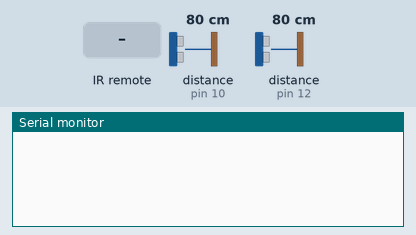
Recording of a sketch running on a simulated Arduino Uno, built with avr-gcc and run on an emulated ATmega328P. On the bench: the last lines printed to the serial monitor. Wiring (inferred from the names in the program): 2 × ultrasonic range finder: trigger pin 9, echo pin 10 / trigger pin 11, echo pin 12. The test bench sets the inputs (shaded band); at power-on: distance to the obstacle (sensors on pin 10, pin 12) 80 cm. The echo pulse lasts 58.3 µs per cm.

Above: at 1.2 s.
1.3 s: infrared code 0x16B47 received
At 1.7 s:
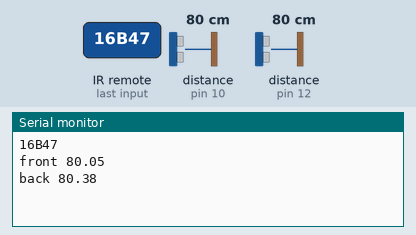
2.8 s: infrared code 0xE6B47 received
At 3.2 s:
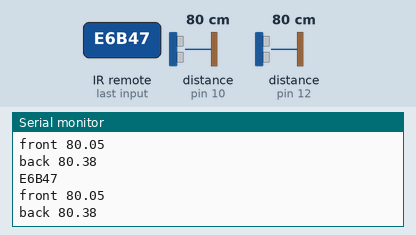
4.3 s: infrared code 0xBCB47 received
At 5.5 s:
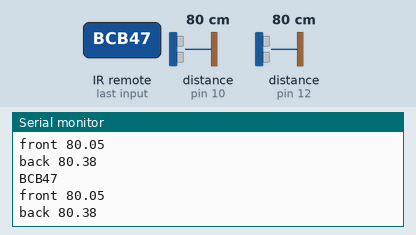
5.8 s: infrared code 0x9CB47 received
At 6.6 s:
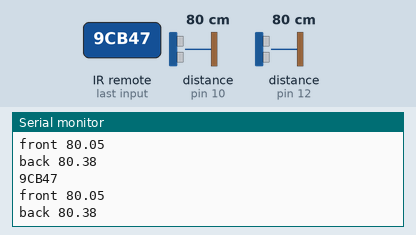
7.3 s: infrared code 0xDCB47 received
At 7.7 s:
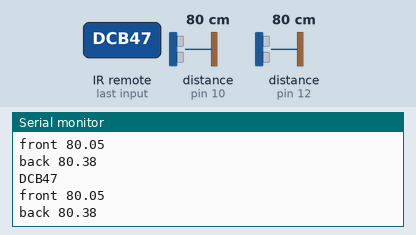

Measured:
- after the input at 1.3 s, the serial monitor: prints a new line at once (image 1)
- after the input at 2.8 s, the serial monitor: prints a new line at once (image 2)
- after the input at 4.3 s, the serial monitor: prints a new line at once (image 3)
- after the input at 5.8 s, the serial monitor: prints a new line at once (image 4)
- after the input at 7.3 s, the serial monitor: prints a new line at once (image 5)

The sketch:

ELEX_2120_Lab_7.ino
```cpp
#include <IRremote.h> // include the IRremote library

// for motor outputs
#define MOTORS 2
#define LMOTOR_A 3
#define LMOTOR_B 4
#define RMOTOR_A 5
#define RMOTOR_B 6

#define ftrigPin 9
#define fechoPin 10
#define btrigPin 11
#define bechoPin 12
double backDistance, frontDistance;

// for IR receiver
const int RECV_PIN = 8; // define the IR receiver pin
IRrecv irrecv(RECV_PIN); // create a receiver object of the IRrecv class
decode_results results; // create a results object of the decode_results class
unsigned long key_value = 0; // variable to store the key value

/*
ethan remote - REMOTE FOR PROJECT
forward 0x9cb47
left 0xdcb47
right 0x3cb47
back 0x5cb47
stop 0xbcb47
on 0x16b47
off 0xe6b47

faniel remote
FORWARD = 0xff629d;
LEFT = 0xff22dd;
RIGHT = 0xffc23d;
BACKWARD = 0xffa857;
STOP = 0xff38c7;

tinkercad
forward - 0xfd8877
left - 0xfd28d7
right - 0xfd6897
back - 0xfd9867
pause - 0xfda857
on - 0xfd00ff
off - 0xfd807f

*/

long readUltrasonicDistance(int triggerPin, int echoPin)
{
  pinMode(triggerPin, OUTPUT);  // Clear the trigger
  digitalWrite(triggerPin, LOW);
  delayMicroseconds(2);
  // Sets the trigger pin to HIGH state for 10 microseconds
  digitalWrite(triggerPin, HIGH);
  delayMicroseconds(10);
  digitalWrite(triggerPin, LOW);
  pinMode(echoPin, INPUT);
  // Reads the echo pin, and returns the sound wave travel time in microseconds
  return pulseIn(echoPin, HIGH);
}


void setup(){
  // for IR remote
  Serial.begin(9600); // begin serial communication with a baud rate of 9600
  irrecv.enableIRIn(); // enable the receiver
  irrecv.blink13(true); // enable blinking of the built-in LED when an IR signal is received

  pinMode(ftrigPin, OUTPUT);
  pinMode(fechoPin, INPUT);
  pinMode(btrigPin, OUTPUT);
  pinMode(bechoPin, INPUT);

}

void loop(){

  frontDistance = 0.01723 * readUltrasonicDistance(ftrigPin, fechoPin);
  backDistance = 0.01723 * readUltrasonicDistance(btrigPin, bechoPin);

  // go backward if front too close
  if (frontDistance < 5) {
      digitalWrite(LMOTOR_A, LOW);
      digitalWrite(LMOTOR_B, HIGH);
      digitalWrite(RMOTOR_A, LOW);
      digitalWrite(RMOTOR_B, HIGH);
  }

   // go forward if front too close
  if (backDistance < 5) {
      digitalWrite(LMOTOR_A, HIGH);
      digitalWrite(LMOTOR_B, LOW);
      digitalWrite(RMOTOR_A, HIGH);
      digitalWrite(RMOTOR_B, LOW);
  }

  if (irrecv.decode(&results)){ // decode the received signal and store it in results
    Serial.println(results.value, HEX);


    Serial.print("front ");
    Serial.println(frontDistance);
    Serial.print("back ");
    Serial.println(backDistance);


    // TURN ON
    if (results.value == 0x16b47) {
      digitalWrite(MOTORS, HIGH);
    }

    // TURN OFF
    if (results.value == 0xe6b47) {
      digitalWrite(MOTORS, LOW);
      digitalWrite(LMOTOR_A, LOW);
      digitalWrite(LMOTOR_B, LOW);
      digitalWrite(RMOTOR_A, LOW);
      digitalWrite(RMOTOR_B, LOW);
    }

    // stop
    if (results.value == 0xbcb47) {
      digitalWrite(LMOTOR_A, LOW);
      digitalWrite(LMOTOR_B, LOW);
      digitalWrite(RMOTOR_A, LOW);
      digitalWrite(RMOTOR_B, LOW);
    }

    // MOVE FORWARD
    if (results.value == 0x9cb47) {
      digitalWrite(LMOTOR_A, HIGH);
      digitalWrite(LMOTOR_B, LOW);
      digitalWrite(RMOTOR_A, HIGH);
      digitalWrite(RMOTOR_B, LOW);
    }

    // MOVE BACKWARD
    if (results.value == 0x5cb47) {
      digitalWrite(LMOTOR_A, LOW);
      digitalWrite(LMOTOR_B, HIGH);
      digitalWrite(RMOTOR_A, LOW);
      digitalWrite(RMOTOR_B, HIGH);
    }

    // MOVE LEFT
    if (results.value == 0xdcb47) {
      digitalWrite(LMOTOR_A, LOW);
      digitalWrite(LMOTOR_B, HIGH);
      digitalWrite(RMOTOR_A, HIGH);
      digitalWrite(RMOTOR_B, LOW);
    }

    // MOVE RIGHT
    if (results.value == 0x3cb47) {
      digitalWrite(LMOTOR_A, HIGH);
      digitalWrite(LMOTOR_B, LOW);
      digitalWrite(RMOTOR_A, LOW);
      digitalWrite(RMOTOR_B, HIGH);
    }

    irrecv.resume(); // reset the receiver for the next code
  }
}
```
